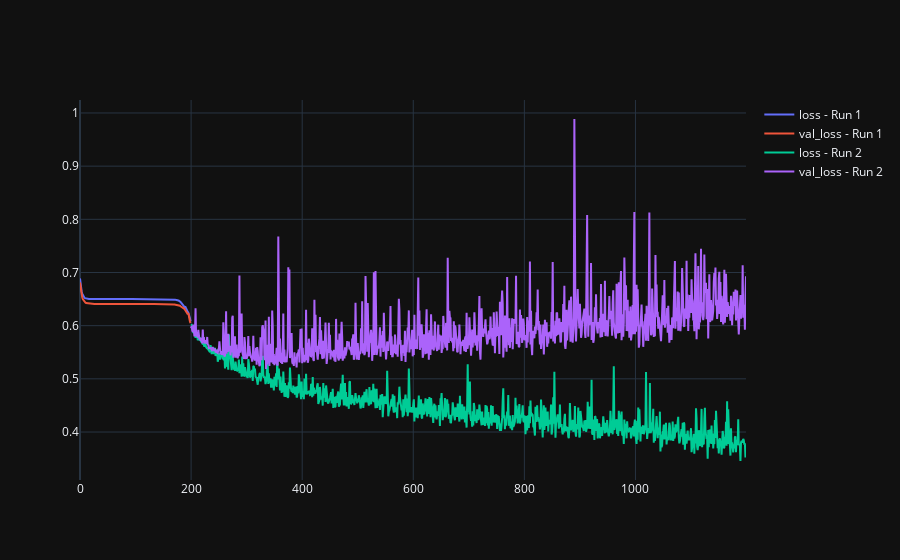

This figure's notebook cell:
### Code cell
msa_plot()

### Figure 1 — Plotly figure (JSON) as saved in the notebook; plotly's stock layout.template omitted (floating-point values rounded to 4 significant figures; data arrays with more than 128 entries replaced by an {"elided": "..."} marker saying what was removed)
{"data": [{"name": "loss - Run 1", "x": {"elided": "200 int values"}, "y": {"elided": "200 float values"}, "type": "scatter"}, {"name": "val_loss - Run 1", "x": {"elided": "200 int values"}, "y": {"elided": "200 float values"}, "type": "scatter"}, {"name": "loss - Run 2", "x": {"elided": "1000 int values"}, "y": {"elided": "1000 float values"}, "type": "scatter"}, {"name": "val_loss - Run 2", "x": {"elided": "1000 int values"}, "y": {"elided": "1000 float values"}, "type": "scatter"}], "layout": {"xaxis": {"anchor": "y", "domain": [0.0, 1.0]}, "yaxis": {"anchor": "x", "domain": [0.0, 1.0]}}}
